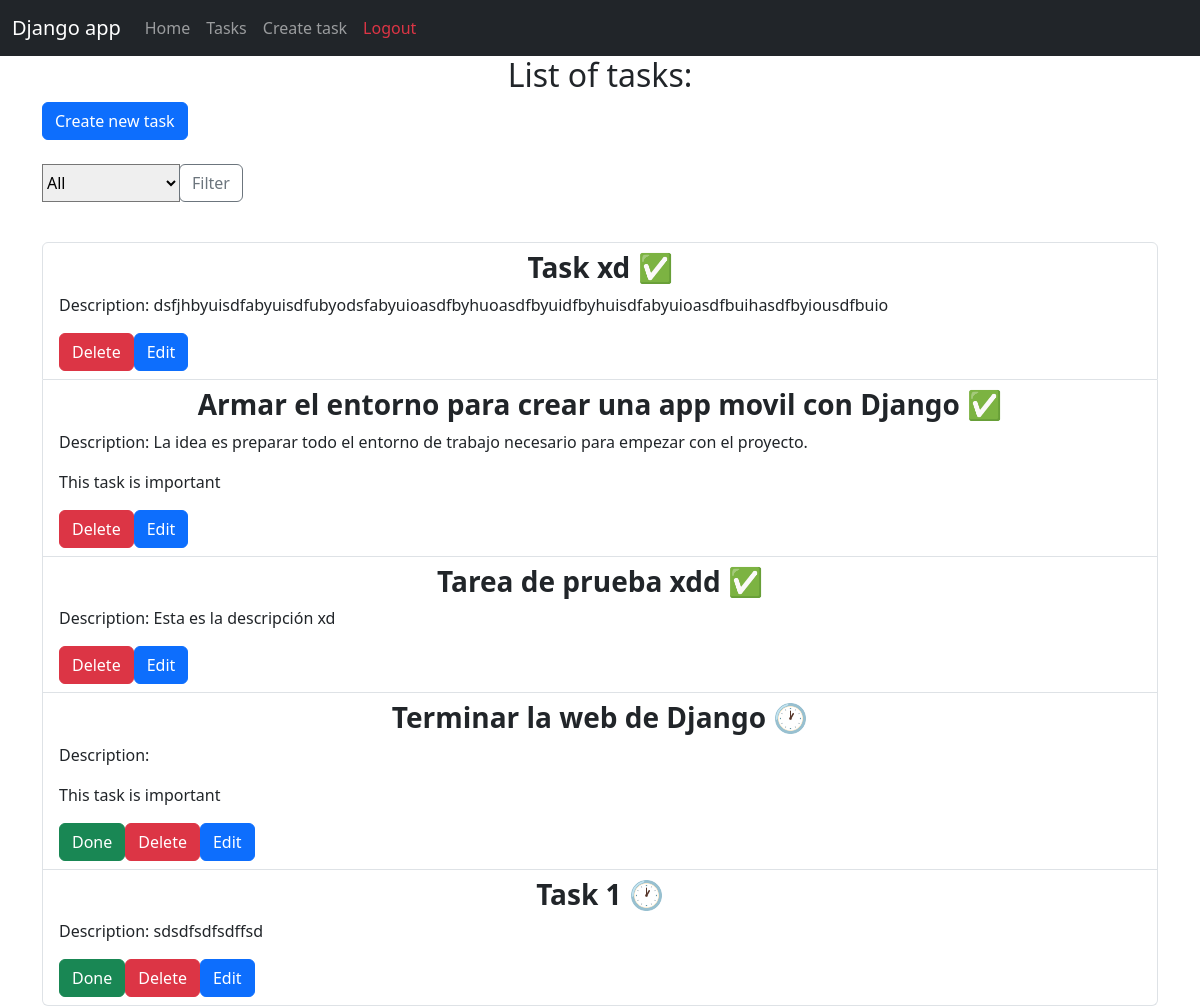
Page /tasks/ (signed in) on the committed database.
### tasks/models.py (models this page shows, shortened)
class Task(models.Model):
    title = models.CharField(max_length=100)
    description = models.TextField(blank=True)
    date_created = models.DateTimeField(auto_now_add=True)
    date_completed = models.DateTimeField(null=True)
    important = models.BooleanField(default=False)
    user = models.ForeignKey(User, on_delete=models.CASCADE)

### tasks/views.py (the view, shortened to what this page needs)
# urls.py: path("", include("tasks.urls"))
@login_required
def tasks(request):
    tasks = []
    if request.method == 'GET':
        tasks = Task.objects.filter(user=request.user)
    return render(request, 'tasks.html', {'tasks': tasks, 'form': FilterTask})

### tasks/templates/tasks.html (shortened to what this page needs)
{% extends 'layout/base.html' %}
{% block body %}
    <h2 class="text-center"> List of tasks: </h2>
    <form action="{% url 'create_task' %}">
        <button class="btn btn-primary"> Create new task </button>
    </form>
    <br>
    <form method="post">
        <div class="input-group mb-3">
            <select class="custom-select" id="filter_option" name="filter_option">
              <option value="1" selected> All </option>
            </select>
            <div class="input-group-prepend">
                <button class="btn btn-outline-secondary"> Filter </button>
            </div>
        </div>
    </form>
    <br>
    <ul class="list-group">
    {% for task in tasks %}
        <a class="list-group-item" href="{% url 'detail_task' task.id %}">
            <h3 class="fw-bold text-center"> {{ task.title }} {% if task.date_completed == null %} 🕐 {% else %} ✅ {% endif %} </h3>
            <p> Description: {{task.description}} </p>
            <p> {% if task.important %} This task is important {% endif %} </p>
            <div class="btn-toolbar" role="toolbar" aria-label="Toolbar with button groups">
                <div class="btn-group" role="group" aria-label="First group">
                    {% if task.date_completed == null %}
                    <form action="{% url 'done_task' task.id %}">
                        <button class="btn btn-success"> Done </button>
                    </form>
                    {% endif %}
                </div>
                <div class="btn-group" role="group" aria-label="Second group">
                    <form action="{% url 'delete_task' task.id %}">
                        <button class="btn btn-danger"> Delete </button>
                    </form>
                </div>
                <div class="btn-group" role="group" aria-label="Third group">
                    <form action="{% url 'edit_task' task.id %}">
                        <button class="btn btn-primary"> Edit </button>
                    </form>
                </div>
            </div>
        </a>
    {% endfor %}
    </ul>
{% endblock %}

### tasks/templates/layout/base.html (shortened to what this page needs)
<!DOCTYPE html>
<html lang="en">
<head>
    {% load static %}
    <link href="https://cdn.jsdelivr.net/npm/bootstrap@5.3.0-alpha1/dist/css/bootstrap.min.css" rel="stylesheet">
</head>
<nav class="navbar navbar-expand-lg bg-dark navbar-dark">
    <div class="container-fluid">
        <a class="navbar-brand" href="{% url 'home' %}"> Django app </a>
        <div class="collapse navbar-collapse" id="navbarNav">
            <ul class="navbar-nav">
                {% if user.is_authenticated %}
                <li>
                    <a class="nav-link" href="{% url 'home' %}"> Home </a>
                </li>
                <li class="nav-item">
                    <a class="nav-link" href="{% url 'tasks' %}">Tasks</a>
                </li>
                <li class="nav-item">
                    <a class="nav-link" href="{% url 'create_task' %}">Create task</a>
                </li>
                <li class="nav-item">
                    <a class="nav-link text-danger" href="{% url 'logout' %}">Logout</a>
                </li>
                {% endif %}
            </ul>
        </div>
    </div>
</nav>
<main class="container">
    <body>
        {% block body %}
        {% endblock %}
    </body>
</main>
</html>

### rows in the picture
Task: title "Task xd", description "dsfjhbyuisdfabyuisdfubyodsfabyuioasdfbyhuoasdfbyuidfbyhuisdfabyuioasdfbuihasdfbyiousdfbuio"
Task: title "Armar el entorno para crear una app movil con Django", description "La idea es preparar todo el entorno de trabajo necesario para empezar con el proyecto.", important "This task is important"
Task: title "Tarea de prueba xdd", description "Esta es la descripción xd"
Task: title "Terminar la web de Django", important "This task is important", shows "Done"
Task: title "Task 1", description "sdsdfsdfsdffsd", shows "Done"
